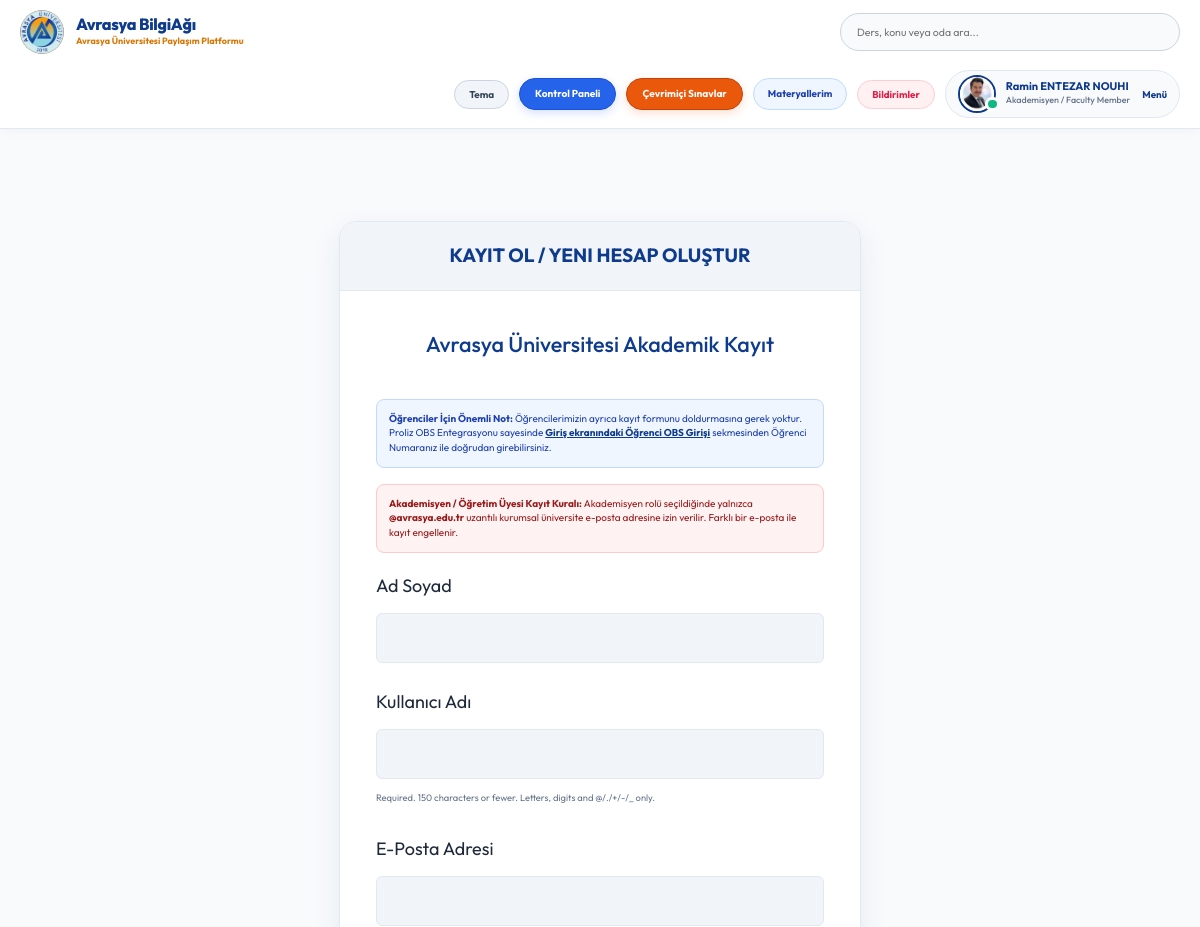
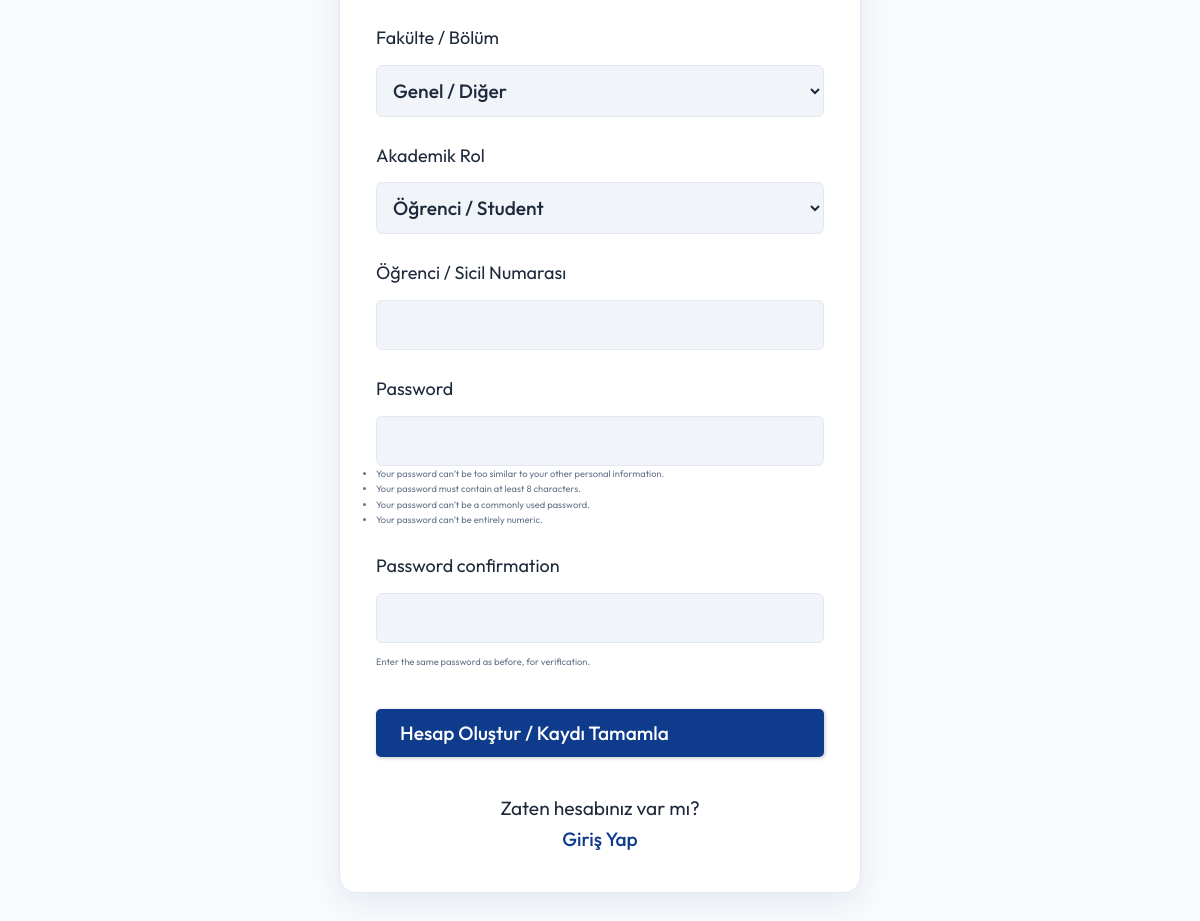
Screenshot of /register/ (signed in) with the database file from the repository (2 pictures, top to bottom).
### base/models.py (models this page shows)
class User(AbstractUser):
    name = models.CharField(max_length=200, null=True, verbose_name="Ad Soyad")
    email = models.EmailField(unique=True, null=True, verbose_name="E-Posta Adresi")
    bio = models.TextField(null=True, verbose_name="Hakkımda (Biyografi)")
    avatar = models.ImageField(null=True, default="avatar.svg", verbose_name="Profil Fotoğrafı (Avatar)")
    student_id = models.CharField(max_length=50, null=True, blank=True, verbose_name="Öğrenci / Sicil No")
    department = models.CharField(max_length=100, choices=DEPARTMENT_CHOICES, default='Genel / Diğer', verbose_name="Fakülte / Bölüm")
    role = models.CharField(max_length=20, choices=ROLE_CHOICES, default='student', verbose_name="Akademik Rol")
    github_link = models.URLField(max_length=255, null=True, blank=True, verbose_name="GitHub Profili")
    linkedin_link = models.URLField(max_length=255, null=True, blank=True, verbose_name="LinkedIn Profili")
    objects = CustomUserManager()
    USERNAME_FIELD = 'email'
    REQUIRED_FIELDS = ['username']
    @property
    def unread_notifications_count(self):
        return self.notifications.filter(is_read=False).count()
    @property
    def unread_notifications(self):
        return self.notifications.filter(is_read=False)

### base/views.py (the view, shortened to what this page needs)
# urls.py: path('register/', views.registerPage, name="register"),
def registerPage(request):
    form = MyUserCreationForm()
    return render(request, 'base/login_register.html', {'form': form})

### base/forms.py (shortened to what this page needs)
class MyUserCreationForm(UserCreationForm):
    class Meta:
        model = User
        fields = ['name', 'username', 'email', 'department', 'role', 'student_id']
        labels = {
            'name': 'Ad Soyad',
            'username': 'Kullanıcı Adı',
            'email': 'E-Posta Adresi',
            'department': 'Fakülte / Bölüm',
            'role': 'Akademik Rol',
            'student_id': 'Öğrenci / Sicil Numarası',
        }

### base/templates/base/login_register.html (shortened to what this page needs)
{% extends 'main.html' %}
{% block content %}
<main class="auth layout">
  {% if page == 'login' %}
  <div class="container" style="max-width: 540px;">
    <div class="layout__box">
      <div class="layout__boxHeader">
        <div class="layout__boxTitle">
          <h3>Giriş Yap / Avrasya BilgiAğı</h3>
        </div>
      </div>
      <div class="layout__body">
        <h2 class="auth__tagline" style="margin-bottom: 18px;">Avrasya Üniversitesi Akademik Platformu</h2>
        <div style="display: grid; grid-template-columns: 1fr 1fr; gap: 8px; margin-bottom: 22px; background: #f1f5f9; padding: 6px; border-radius: 10px;">
          <button type="button" id="tabObsBtn" onclick="switchLoginTab('obs')"
                  style="background: #0f3b8c; color: #fff; border: none; padding: 10px; border-radius: 8px; font-weight: 700; font-size: 0.88rem; cursor: pointer; transition: all 0.2s;">
            Öğrenci OBS Girişi
          </button>
          <button type="button" id="tabTeacherBtn" onclick="switchLoginTab('teacher')"
                  style="background: transparent; color: #475569; border: none; padding: 10px; border-radius: 8px; font-weight: 600; font-size: 0.88rem; cursor: pointer; transition: all 0.2s;">
            Akademisyen Girişi
          </button>
        </div>
        <form id="formObsLogin" class="form" action="" method="POST">
          {% csrf_token %}
          <input type="hidden" name="login_type" value="student_obs" />
          <div style="background: #eff6ff; border: 1px solid #bfdbfe; padding: 12px; border-radius: 8px; margin-bottom: 16px; color: #1e40af; font-size: 0.81rem; line-height: 1.45;">
            <strong>Proliz OBS v2.1 Güvenli Kimlik Doğrulama:</strong> Yalnızca Proliz OBS sisteminde kayıtlı resmi öğrenci numaraları ve şifreleri kabul edilmektedir.<br>
            <span style="font-size: 0.77rem; color: #1d4ed8; display: block; margin-top: 6px;">
              <strong>Örnek Kayıtlı OBS Öğrenci Hesapları:</strong><br>
              • <code>2024001</code> (Ahmet Demir - Bilgisayar Müh.) | Şifre: <code>obs12345</code><br>
              • <code>2024002</code> (Zeynep Yılmaz - Web Tasarım) | Şifre: <code>obs12345</code><br>
              • <code>211101001</code> (Mehmet Kaya - EEM) | Şifre: <code>obs12345</code>
            </span>
          </div>
          <div class="form__group">
            <label for="student_no">Öğrenci Numarası (Örn: 2024001, 211101001)</label>
            <input id="student_no" name="student_no" type="text" placeholder="Öğrenci Numaranızı giriniz..." required />
          </div>
          <div class="form__group">
            <label for="obs_password">OBS Şifresi</label>
            <input id="obs_password" name="obs_password" type="password" placeholder="OBS Şifreniz..." />
          </div>
          <button class="btn btn--main" type="submit" style="width: 100%;">
            Proliz OBS ile Doğrula ve Giriş Yap
          </button>
        </form>
        <form id="formTeacherLogin" class="form" action="" method="POST" style="display: none;">
          {% csrf_token %}
          <input type="hidden" name="login_type" value="teacher" />
          <div style="background: #fef2f2; border: 1px solid #fecaca; padding: 12px; border-radius: 8px; margin-bottom: 16px; color: #991b1b; font-size: 0.82rem; line-height: 1.4;">
            <strong>Resmi E-Posta Zorunluluğu:</strong> Akademisyen / Öğretim Üyesi girişlerinde yalnızca resmi Avrasya Üniversitesi kurumsal e-posta adresi (<strong>@avrasya.edu.tr</strong>) kabul edilmektedir.
          </div>
          <div class="form__group">
            <label for="teacher_email">Kurumsal E-Posta Adresi (@avrasya.edu.tr)</label>
            <input id="teacher_email" name="email" type="email" placeholder="hocadi@avrasya.edu.tr" />
          </div>
          <div class="form__group">
            <label for="teacher_password">Şifre</label>
            <input id="teacher_password" name="password" type="password" placeholder="&bull;&bull;&bull;&bull;&bull;&bull;&bull;&bull;" />
          </div>
          <button class="btn btn--main" type="submit" style="width: 100%;">
            Akademisyen Olarak Giriş Yap
          </button>
        </form>
        <div class="auth__action">
          <p>Henüz hesabınız yok mu?</p>
          <a href="{% url 'register' %}" class="btn btn--link">Kayıt Ol (Akademisyen / Öğrenci)</a>
        </div>
      </div>
    </div>
  </div>
  <script>
    function switchLoginTab(type) {
      const obsForm = document.getElementById('formObsLogin');
      const teacherForm = document.getElementById('formTeacherLogin');
      const obsBtn = document.getElementById('tabObsBtn');
      const teacherBtn = document.getElementById('tabTeacherBtn');
      if (type === 'obs') {
        obsForm.style.display = 'block';
        teacherForm.style.display = 'none';
        obsBtn.style.background = '#0f3b8c';
        obsBtn.style.color = '#fff';
        teacherBtn.style.background = 'transparent';
        teacherBtn.style.color = '#475569';
      } else {
        obsForm.style.display = 'none';
        teacherForm.style.display = 'block';
        teacherBtn.style.background = '#0f3b8c';
        teacherBtn.style.color = '#fff';
        obsBtn.style.background = 'transparent';
        obsBtn.style.color = '#475569';
      }
    }
  </script>
  {% else %}
  <div class="container" style="max-width: 580px;">
    <div class="layout__box">
      <div class="layout__boxHeader">
        <div class="layout__boxTitle">
          <h3>Kayıt Ol / Yeni Hesap Oluştur</h3>
        </div>
      </div>
      <div class="layout__body">
        <h2 class="auth__tagline">Avrasya Üniversitesi Akademik Kayıt</h2>
        <div style="background: #eff6ff; border: 1px solid #bfdbfe; padding: 12px; border-radius: 8px; margin-bottom: 16px; color: #1e40af; font-size: 0.83rem; line-height: 1.45;">
          <strong>Öğrenciler İçin Önemli Not:</strong> Öğrencilerimizin ayrıca kayıt formunu doldurmasına gerek yoktur. Proliz OBS Entegrasyonu sayesinde <a href="{% url 'login' %}" style="font-weight: 700; text-decoration: underline;">Giriş ekranındaki Öğrenci OBS Girişi</a> sekmesinden Öğrenci Numaranız ile doğrudan girebilirsiniz.
        </div>
        <div style="background: #fef2f2; border: 1px solid #fecaca; padding: 12px; border-radius: 8px; margin-bottom: 18px; color: #991b1b; font-size: 0.83rem; line-height: 1.45;">
          <strong>Akademisyen / Öğretim Üyesi Kayıt Kuralı:</strong> Akademisyen rolü seçildiğinde yalnızca <strong>@avrasya.edu.tr</strong> uzantılı kurumsal üniversite e-posta adresine izin verilir. Farklı bir e-posta ile kayıt engellenir.
        </div>
        <form class="form" action="" method="POST">
          {% for field in form %}
          <div class="form__group">
            <label for="{{field.id_for_label}}">{{field.label}}</label>
            {{field}}
            {% if field.help_text %}
            <small style="color: #64748b; font-size: 0.78rem;">{{field.help_text}}</small>
            {% endif %}
          </div>
          {% endfor %}
          <button class="btn btn--main" type="submit" style="width: 100%; margin-top: 10px;">
            Hesap Oluştur / Kaydı Tamamla
          </button>
        </form>
        <div class="auth__action">
          <p>Zaten hesabınız var mı?</p>
          <a href="{% url 'login' %}" class="btn btn--link">Giriş Yap</a>
        </div>
      </div>
    </div>
  </div>
  {% endif %}
</main>
{% endblock content %}

### templates/navbar.html (shortened to what this page needs)
{% load static %}
<header class="header header--loggedIn" style="background: #ffffff; border-bottom: 1px solid #e2e8f0; padding: 10px 0; position: sticky; top: 0; z-index: 999; box-shadow: 0 2px 10px rgba(15, 59, 140, 0.04);">
    <div class="container" style="display: flex; justify-content: space-between; align-items: center; gap: 16px; flex-wrap: wrap; width: 100%; max-width: 1400px; margin: 0 auto; padding: 0 20px;">
        <a href="{% url 'home' %}" class="header__logo" style="display: flex; align-items: center; gap: 12px; text-decoration: none; flex-shrink: 0;">
            <img src="{% static 'images/avrasya_logo.png' %}" alt="Avrasya University Logo" style="width: 44px; height: 44px; object-fit: contain; background: transparent; border: none; border-radius: 50%; flex-shrink: 0;" />
            <div style="white-space: nowrap;">
                <h1 style="margin: 0; font-weight: 800; font-size: 1.35rem; color: #0f3b8c; letter-spacing: -0.3px; line-height: 1.2; white-space: nowrap !important;">Avrasya BilgiAğı</h1>
                <span style="font-size: 0.75rem; color: #d97706; font-weight: 700; display: block; white-space: nowrap !important;">Avrasya Üniversitesi Paylaşım Platformu</span>
            </div>
        </a>
        <form class="header__search" method="GET" action="{% url 'home' %}" style="flex: 1 1 220px; max-width: 340px; margin: 0;">
            <div style="background: #f8fafc; border: 1px solid #cbd5e1; border-radius: 50px; padding: 6px 16px; display: flex; align-items: center; gap: 10px; width: 100%; height: 38px;">
                <input name="q" placeholder="Ders, konu veya oda ara..." style="background: transparent; border: none; outline: none; width: 100%; font-size: 0.88rem; color: #1e293b; padding: 0;" />
            </div>
        </form>
        <nav class="header__menu" style="display: flex; align-items: center; gap: 10px; flex-shrink: 0; margin-left: auto;">
            <button id="themeToggleBtn" onclick="toggleTheme()" title="Gece / Gündüz Modu" style="background: #f1f5f9; border: 1px solid #cbd5e1; padding: 7px 14px; border-radius: 50px; display: flex; align-items: center; justify-content: center; cursor: pointer; font-size: 0.82rem; font-weight: 700; transition: all 0.2s ease; color: #334155; flex-shrink: 0;">
                Tema
            </button>
            {% if request.user.is_authenticated %}
            <a href="{% url 'dashboard' %}" style="display: inline-flex; align-items: center; gap: 6px; background: #2563eb; color: #ffffff; border: 1px solid #1d4ed8; padding: 7px 15px; border-radius: 50px; font-weight: 700; font-size: 0.84rem; text-decoration: none; white-space: nowrap; box-shadow: 0 3px 10px rgba(37, 99, 235, 0.2); flex-shrink: 0;">
                Kontrol Paneli
            </a>
            {% endif %}
            <a href="{% url 'quizzes' %}" style="display: inline-flex; align-items: center; gap: 6px; background: #ea580c; color: #ffffff; border: 1px solid #c2410c; padding: 7px 15px; border-radius: 50px; font-weight: 700; font-size: 0.84rem; text-decoration: none; white-space: nowrap; box-shadow: 0 3px 10px rgba(234, 88, 12, 0.2); flex-shrink: 0;">
                Çevrimiçi Sınavlar
            </a>
            {% if request.user.is_authenticated %}
            <a href="{% url 'saved-resources' %}" title="Kaydedilen Materyallerim" style="display: flex; align-items: center; justify-content: center; background: #eff6ff; border: 1px solid #bfdbfe; color: #1e40af; padding: 7px 14px; border-radius: 50px; text-decoration: none; font-size: 0.82rem; font-weight: 700; flex-shrink: 0;">
                Materyallerim
            </a>
            <div style="position: relative; flex-shrink: 0;">
                <button onclick="const m=document.getElementById('notifModal'); m.style.display = m.style.display === 'none' ? 'block' : 'none';" title="Bildirimler" style="background: #fff1f2; border: 1px solid #fecdd3; color: #e11d48; padding: 7px 14px; border-radius: 50px; cursor: pointer; font-size: 0.82rem; font-weight: 700; display: flex; align-items: center; gap: 6px; position: relative;">
                    Bildirimler
                </button>
            </div>
            <div class="header__user" style="display: flex; align-items: center; gap: 12px; background: #f8fafc; border: 1px solid #e2e8f0; padding: 4px 12px; border-radius: 50px; flex-shrink: 0;">
                <a href="{% url 'update-user' %}" style="display: flex; align-items: center; gap: 10px; text-decoration: none;">
                    <div class="avatar avatar--medium active">
                        <img src="{{request.user.avatar.url}}" style="width: 34px; height: 34px; border-radius: 50%; object-fit: cover;" />
                    </div>
                    <div>
                        <p style="margin: 0; font-weight: 700; color: #0f3b8c; line-height: 1.2; font-size: 0.92rem; white-space: nowrap;">{{request.user.name|default:request.user.username}}</p>
                        <span style="font-size: 0.74rem; color: #64748b; font-weight: 500; display: block; white-space: nowrap;">{{request.user.get_role_display}}</span>
                    </div>
                </a>
                <button class="dropdown-button" style="background: transparent; border: none; cursor: pointer; font-weight: 700; color: #0f3b8c; font-size: 0.82rem;">
                    Menü
                </button>
            </div>
            {% endif %}
        </nav>
    </div>
</header>

### rows the page displays
User: user.avatar (picture), user.name "Ramin ENTEZAR NOUHI", user.role "Akademisyen / Faculty Member"

### other values shown
{{ field.label }} "Ad Soyad" "Kullanıcı Adı" "E-Posta Adresi" "Fakülte / Bölüm" "Akademik Rol" "Öğrenci / Sicil Numarası" "Password" "Password confirmation"
{{ field.help_text }} "Required. 150 characters or fewer. Letters, digits and @/./+/-/_ only." "Enter the same password as before, for verification."
